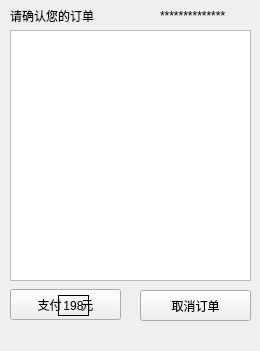
<?xml version="1.0" encoding="UTF-8"?>
<ui version="4.0">
 <class>WPay</class>
 <widget class="QMainWindow" name="WPay">
  <property name="geometry">
   <rect>
    <x>0</x>
    <y>0</y>
    <width>260</width>
    <height>351</height>
   </rect>
  </property>
  <property name="windowTitle">
   <string>MainWindow</string>
  </property>
  <widget class="QWidget" name="centralwidget">
   <widget class="QLabel" name="label_3">
    <property name="geometry">
     <rect>
      <x>10</x>
      <y>0</y>
      <width>91</width>
      <height>31</height>
     </rect>
    </property>
    <property name="text">
     <string>请确认您的订单</string>
    </property>
   </widget>
   <widget class="QTableView" name="tableView">
    <property name="geometry">
     <rect>
      <x>10</x>
      <y>30</y>
      <width>241</width>
      <height>251</height>
     </rect>
    </property>
   </widget>
   <widget class="QPushButton" name="pushButton">
    <property name="geometry">
     <rect>
      <x>10</x>
      <y>289</y>
      <width>111</width>
      <height>31</height>
     </rect>
    </property>
    <property name="cursor">
     <cursorShape>PointingHandCursor</cursorShape>
    </property>
    <property name="text">
     <string>支付      元</string>
    </property>
   </widget>
   <widget class="QPushButton" name="pushButton_2">
    <property name="geometry">
     <rect>
      <x>140</x>
      <y>290</y>
      <width>111</width>
      <height>31</height>
     </rect>
    </property>
    <property name="cursor">
     <cursorShape>PointingHandCursor</cursorShape>
    </property>
    <property name="text">
     <string>取消订单</string>
    </property>
   </widget>
   <widget class="QLabel" name="label_4">
    <property name="geometry">
     <rect>
      <x>58</x>
      <y>295</y>
      <width>31</width>
      <height>21</height>
     </rect>
    </property>
    <property name="frameShape">
     <enum>QFrame::Panel</enum>
    </property>
    <property name="text">
     <string>198</string>
    </property>
    <property name="alignment">
     <set>Qt::AlignCenter</set>
    </property>
   </widget>
   <widget class="QLabel" name="label_5">
    <property name="geometry">
     <rect>
      <x>160</x>
      <y>0</y>
      <width>91</width>
      <height>31</height>
     </rect>
    </property>
    <property name="text">
     <string>**************</string>
    </property>
   </widget>
  </widget>
  <widget class="QMenuBar" name="menubar">
   <property name="geometry">
    <rect>
     <x>0</x>
     <y>0</y>
     <width>260</width>
     <height>21</height>
    </rect>
   </property>
  </widget>
 </widget>
 <resources/>
 <connections/>
</ui>
